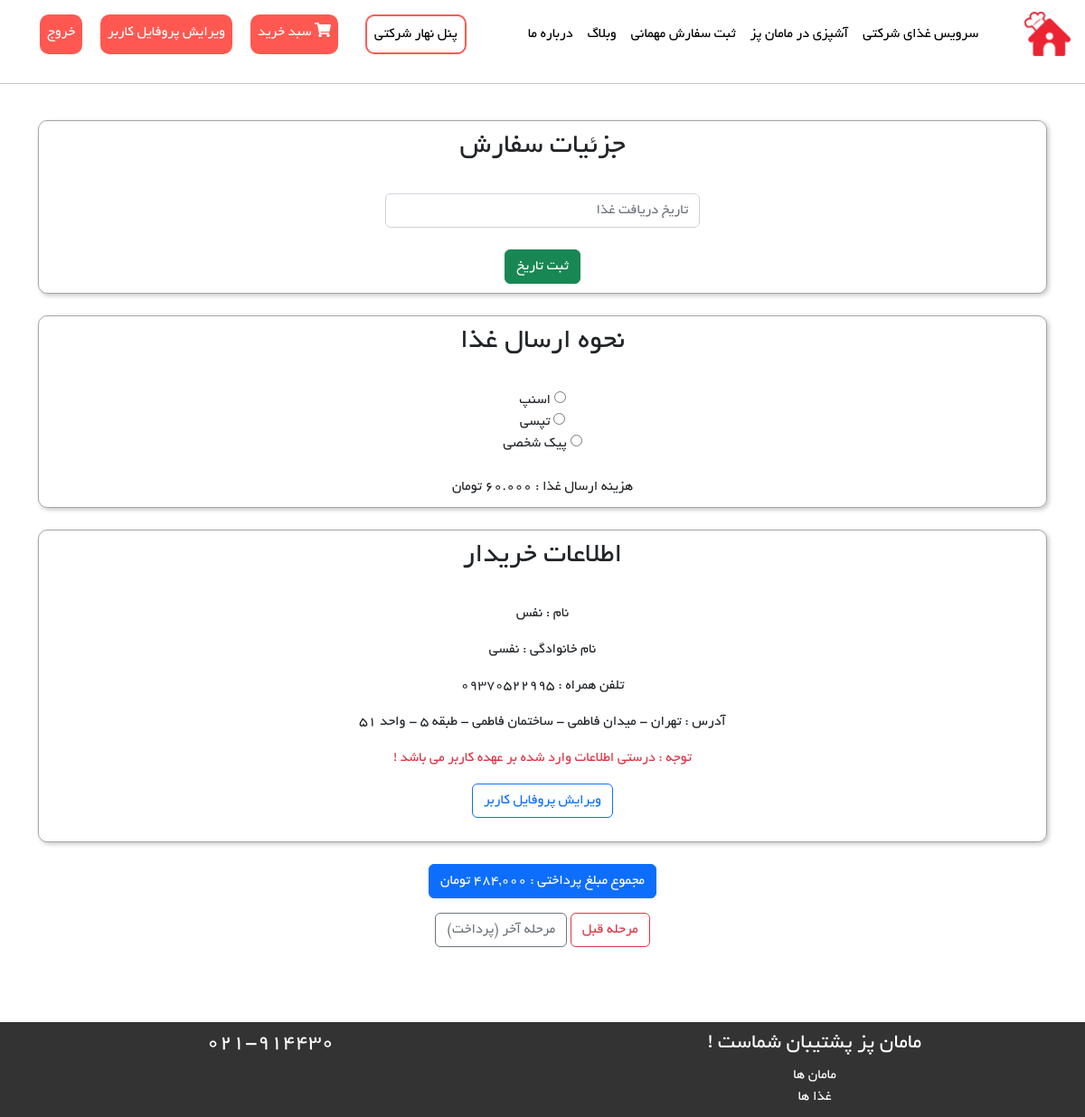
/order/order-info (signed in), run on the app's committed database.
### BaseApp/models.py (models this page shows, shortened)
class User(AbstractUser):
    phone_number = models.CharField(max_length=20, null=True, blank=True)
    email_active_code = models.CharField(max_length=100, null=True, blank=True)
    address = models.TextField(null=True, blank=True)
    is_mom = models.BooleanField(default=False)
    is_company = models.BooleanField(default=False)
    is_employee = models.BooleanField(default=False)
    class Meta:
        db_table = 'User'

### Order/views.py (the view)
# urls.py: path('order-info', views.order_info, name='order-info'),
def order_info(request):
    order_id = Order.objects.filter(user_id=request.user.id, is_paid=False).first()
    no_paid_order_details = OrderDetail.objects.filter(order_id=order_id, is_paid=False)
    sum = 0
    for item in no_paid_order_details:
        sum = item.food.food_price * item.count
    context = {
        'sum': sum
    }
    return render(request, 'Order/OrderInfo.html', context)

### Order/templates/Order/OrderInfo.html (shortened to what this page needs)
{% extends 'base/layout.html' %}
{% load static %}
{% load humanize %}
{% block HeaderLinks %}
    <link rel="stylesheet" href="{% static 'css/Order/order-info.css' %}">
    <link rel="stylesheet" href="https://code.jquery.com/ui/1.12.1/themes/base/jquery-ui.css">
{% endblock %}
{% block main %}
    <div class="row">
        <div class="col-12">
            <div class="main-box text-center">
                <h2>جزئیات سفارش</h2>
                <br>
                <div class="row text-center">
                    <div class="col-md-4"></div>
                    <div class="col-md-4">
                        <input class="form-control" type="text" id="date" placeholder="تاریخ دریافت غذا" autocomplete="off">
                    </div>
                    <div class="col-md-4"></div>
                </div>
                <br/>
                <button class="btn btn-success" onclick="addDate()" id="save-date-btn">ثبت تاریخ</button>
                <br/>
            </div>
        </div>
    </div>
    <br/>
    <div class="row">
        <div class="col-12">
            <div class="main-box text-center">
                <h2>نحوه ارسال غذا</h2>
                <br>
                <div class="row">
                    <div class="col-md-3"></div>
                    <div class="col-md-6">
                        <form>
                            <input required type="radio" value="اسنپ"/>
                            <label>اسنپ</label>
                            <br/>
                            <input required type="radio"/>
                            <label>تپسی</label>
                            <br/>
                            <input required type="radio"/>
                            <label>پیک شخصی</label>
                        </form>
                    </div>
                    <div class="col-md-3"></div>
                </div>
                <br/>
                <div class="row">
                    <div class="col-12">هزینه ارسال غذا : 60.000 تومان</div>
                </div>
            </div>
        </div>
    </div>
    <br/>
    <div class="row">
        <div class="col-12">
            <div class="main-box text-center">
                <h2>اطلاعات خریدار</h2>
                <br>
                <p>نام : {{ request.user.first_name }}</p>
                <p>نام خانوادگی : {{ request.user.last_name }}</p>
                {% if request.user.phone_number == None %}
                    <p class="text-danger">تلفن همراه : {{ request.user.phone_number }}</p>
                {% else %}
                    <p>تلفن همراه : {{ request.user.phone_number }}</p>
                {% endif %}
                {% if request.user.address == '' %}
                    <p class="text-danger">آدرس : {{ request.user.address }}</p>
                {% else %}
                    <p>آدرس : {{ request.user.address }}</p>
                {% endif %}
                <p class="text-danger">توجه : درستی اطلاعات وارد شده بر عهده کاربر می باشد !</p>
                <a href="{% url 'UpdateUserProfile' %}">
                    <p class="btn btn-outline-primary">ویرایش پروفایل کاربر</p>
                </a>
            </div>
        </div>
    </div>
    <br/>
    <div class="row text-center">
        <div class="col-12">
            <p class="btn btn-primary">مجموع مبلغ پرداختی : {{ sum|intcomma }} تومان </p>
        </div>
    </div>
    <div class="row text-center">
        <div class="col-12">
            <a href="{% url 'Show-Cart' %}">
                <p class="btn btn-outline-danger">مرحله قبل</p>
            </a>
            <a id="payment-not-active">
                <p class="btn btn-outline-secondary" >مرحله آخر (پرداخت)</p>
            </a>
        </div>
    </div>
{% endblock %}

### static/css/base/layout-style.css (style rules this page uses)
body { font-family: 'Yekan'; direction: rtl; }
body { direction: rtl; }
a { text-decoration: none; color: black; }
body { margin-bottom: 100px; }

### static/css/Order/order-info.css (style rules this page uses)
.main-box { border: 1px solid rgba(152, 152, 152, 0.88); border-radius: 10px; padding: 10px; box-shadow: 2px 2px 5px rgba(197, 197, 197, 0.98); }

### data on the page
User: user.first_name "نفس", user.last_name "نفسی", user.phone_number "09370522995", user.address "تهران - میدان فاطمی - ساختمان فاطمی - طبقه ۵ - واحد ۵۱"

### other printed values
{{ sum|intcomma }} "484,000"
